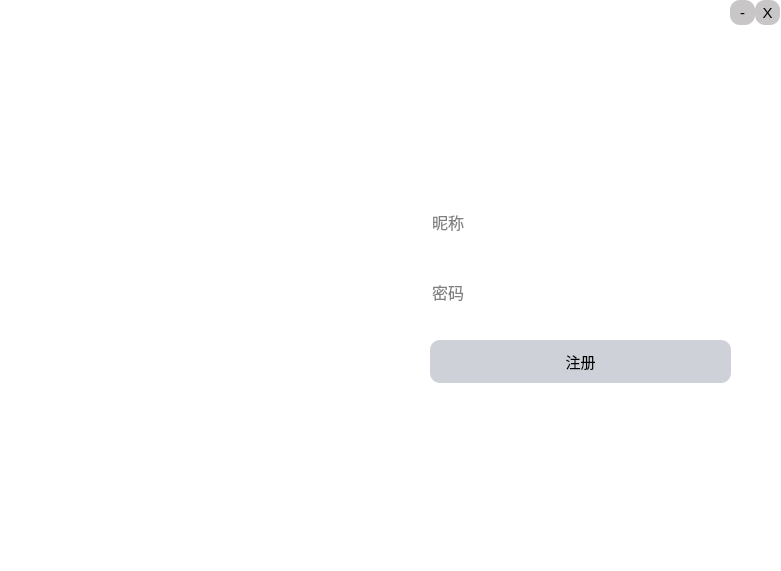
<?xml version="1.0" encoding="UTF-8"?>
<ui version="4.0">
 <class>Enroll</class>
 <widget class="QWidget" name="Enroll">
  <property name="geometry">
   <rect>
    <x>0</x>
    <y>0</y>
    <width>781</width>
    <height>571</height>
   </rect>
  </property>
  <property name="windowTitle">
   <string>Form</string>
  </property>
  <property name="styleSheet">
   <string notr="true">*{
background:rgb(255, 255, 255);
font-size:15px;
font-style:MingLiU-ExtB;
}
#frame{
border:sold 10px rgba(0,0,0);
border-image:url(:/Picture/ENROLL01.JPG) ;
}
QLineEdit{
color:rgb(2, 2, 2);
background-color:rgb(255, 255, 255);
font-size:16px;
border-style:outset;
border-radius:10px;
font-style:MingLiU-ExtB;
}
QPushButton{
background:#ced1d8;
border-style:outset;
border-radius:10px;
font-style:MingLiU-ExtB;
}
QPushButton:pressed{
background-color:rgb(224,0,0);
border-style:inset;
font-style:MingLiU-ExtB;
}
QCheckBox{
background:rgba(85,170,255,0);
color:white;
font-style:MingLiU-ExtB;
}
QLabel{
color:white;
font-style:MingLiU-ExtB;
font-size:70px;
background:rgb(255,0,0,0);
}
QToolButton{
background:rgb(200, 198, 198);
border-style:outset;
border-radius:10px;
font-style:MingLiU-ExtB;
}
</string>
  </property>
  <widget class="QFrame" name="frame">
   <property name="geometry">
    <rect>
     <x>0</x>
     <y>0</y>
     <width>781</width>
     <height>571</height>
    </rect>
   </property>
   <property name="styleSheet">
    <string notr="true"/>
   </property>
   <property name="frameShape">
    <enum>QFrame::StyledPanel</enum>
   </property>
   <property name="frameShadow">
    <enum>QFrame::Raised</enum>
   </property>
   <widget class="QLineEdit" name="Account">
    <property name="geometry">
     <rect>
      <x>430</x>
      <y>200</y>
      <width>301</width>
      <height>43</height>
     </rect>
    </property>
    <property name="placeholderText">
     <string>昵称</string>
    </property>
   </widget>
   <widget class="QLineEdit" name="Password">
    <property name="geometry">
     <rect>
      <x>430</x>
      <y>270</y>
      <width>301</width>
      <height>43</height>
     </rect>
    </property>
    <property name="echoMode">
     <enum>QLineEdit::Password</enum>
    </property>
    <property name="placeholderText">
     <string>密码</string>
    </property>
   </widget>
   <widget class="QPushButton" name="Enrollnew">
    <property name="geometry">
     <rect>
      <x>430</x>
      <y>340</y>
      <width>301</width>
      <height>43</height>
     </rect>
    </property>
    <property name="text">
     <string>注册</string>
    </property>
    <property name="iconSize">
     <size>
      <width>30</width>
      <height>30</height>
     </size>
    </property>
   </widget>
   <widget class="QLabel" name="Welcome">
    <property name="geometry">
     <rect>
      <x>30</x>
      <y>30</y>
      <width>281</width>
      <height>181</height>
     </rect>
    </property>
    <property name="text">
     <string>欢迎注册</string>
    </property>
   </widget>
   <widget class="QToolButton" name="Shrink">
    <property name="geometry">
     <rect>
      <x>730</x>
      <y>0</y>
      <width>25</width>
      <height>25</height>
     </rect>
    </property>
    <property name="text">
     <string>-</string>
    </property>
   </widget>
   <widget class="QToolButton" name="Close">
    <property name="geometry">
     <rect>
      <x>755</x>
      <y>0</y>
      <width>25</width>
      <height>25</height>
     </rect>
    </property>
    <property name="text">
     <string>X</string>
    </property>
   </widget>
  </widget>
 </widget>
 <resources/>
 <connections/>
</ui>
